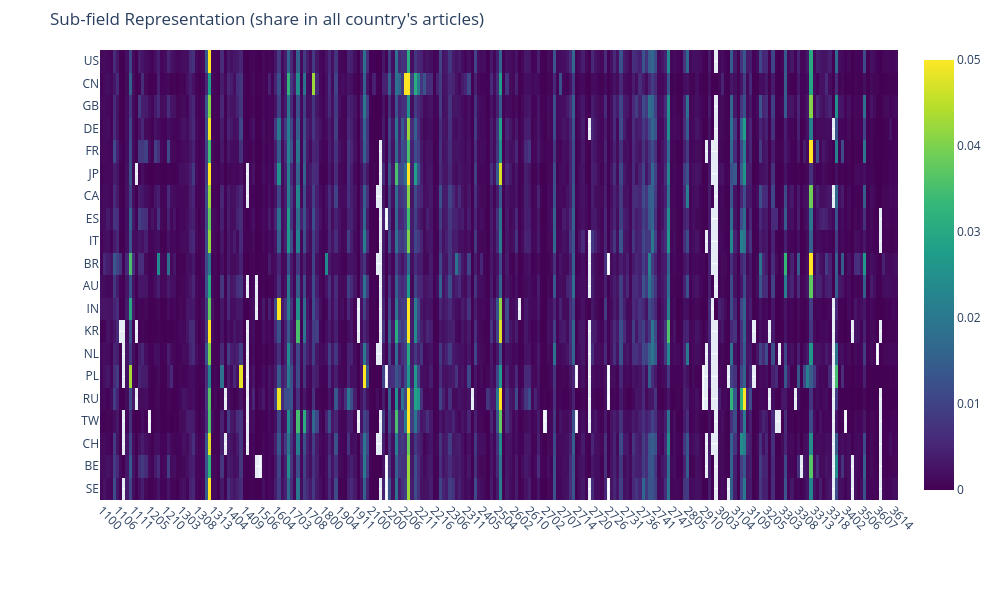

This figure's notebook cell:
### Code cell
x_labels = list(map(str, df_country_subfield_norm_world.columns))
y_labels = list(map(str, top_20_countries_list))

fig = go.Figure(
    data=go.Heatmap(
        z=df_country_subfield_norm.loc[top_20_countries_list].values,
        x=x_labels,
        y=y_labels,
        colorscale="Viridis",
        zmin=0,
        zmax=0.05,
    )
)

# Layout
fig.update_layout(
    title="Sub-field Representation (share in all country's articles)",
    width=1000,
    height=30*len(y_labels),  # taller if more rows
    margin=dict(l=100, r=50, t=50, b=100),
    xaxis=dict(tickangle=45, automargin=True),
    yaxis=dict(autorange="reversed", automargin=True)  # keep top-to-bottom ordering
)

fig.show()

### Figure 1 — Plotly figure (JSON) as saved in the notebook; plotly's stock layout.template omitted (floating-point values rounded to 4 significant figures; data arrays with more than 128 entries replaced by an {"elided": "..."} marker saying what was removed)
{"data": [{"colorscale": [[0.0, "#440154"], [0.1111, "#482878"], [0.2222, "#3e4989"], [0.3333, "#31688e"], [0.4444, "#26828e"], [0.5556, "#1f9e89"], [0.6667, "#35b779"], [0.7778, "#6ece58"], [0.8889, "#b5de2b"], [1.0, "#fde725"]], "x": {"elided": "252 str values"}, "y": ["US", "CN", "GB", "DE", "FR", "JP", "CA", "ES", "IT", "BR", "AU", "IN", "KR", "NL", "PL", "RU", "TW", "CH", "BE", "SE"], "z": {"elided": "20x252 float values"}, "zmax": 0.05, "zmin": 0, "type": "heatmap"}], "layout": {"margin": {"l": 100, "r": 50, "t": 50, "b": 100}, "xaxis": {"tickangle": 45, "automargin": true}, "yaxis": {"autorange": "reversed", "automargin": true}, "title": {"text": "Sub-field Representation (share in all country's articles)"}, "width": 1000, "height": 600}}
